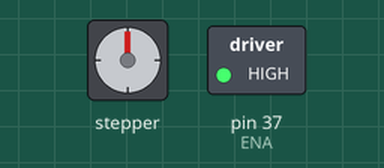
The program below on a simulated Raspberry Pi (header pin numbers). On the bench: stepper motor, switched loads named in the program (green lamp = pin HIGH). The stepper is drawn at 200 steps a turn; pins used as bus, display or sensor lines are not drawn. At 0.1 s the program stops and its outputs stay as they are.

Above: at 0.1 s.
Timing chart, 0 to 1.6 s (numbered marks = the images above):
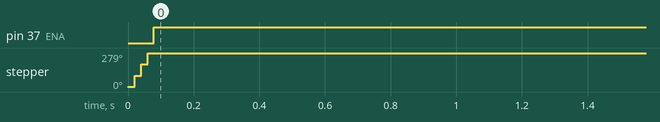

The program:

stepper.py
```python
"""
https://www.heimkino-praxis.de/leinwand-maskierung-schrittmotor-steuerung/
"""
import RPi.GPIO as GPIO
import time

GPIO.setmode(GPIO.BOARD)

# Raspberry Pi Pin-Belegung für TB6600 Treiber
DIR = 33
PUL = 35
ENA = 37

DIR_Left = GPIO.HIGH
DIR_Right = GPIO.LOW

ENA_Locked = GPIO.LOW
ENA_Released = GPIO.HIGH

GPIO.setwarnings(False)
GPIO.setup(DIR, GPIO.OUT)
GPIO.setup(PUL, GPIO.OUT)
GPIO.setup(ENA, GPIO.OUT)

# Motor aktivieren und halten
GPIO.output(ENA, ENA_Locked)

# Richtung festlegen
GPIO.output(DIR, DIR_Left)

for i in range(200):

    # Puls modulieren
    GPIO.output(PUL, GPIO.HIGH)
    time.sleep(0.0001875)

    GPIO.output(PUL, GPIO.LOW)
    time.sleep(0.0001875)

# Motor freigeben
GPIO.output(ENA, ENA_Released)
```

Measured:
- by itself, pin 37 (ENA): LOW → HIGH at 0.08 s
- by itself, stepper: turns 279° clockwise
